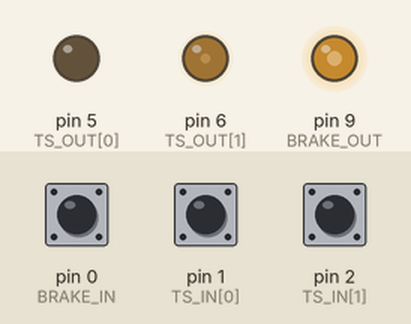
Simulated run of this sketch. Board: Arduino Uno, built with avr-gcc and run on an emulated ATmega328P. On the bench: output pins drawn as LEDs (lit = HIGH). Dashed ring = blinking. The test bench sets the inputs (shaded band); at power-on: pin 1 (TS_IN[0]) HIGH, pin 2 (TS_IN[1]) HIGH, pin 0 (BRAKE_IN) HIGH.

Above: at 1.2 s.
1.3 s: pin 1 (TS_IN[0]) pulled LOW for 1 s
At 1.71 s:
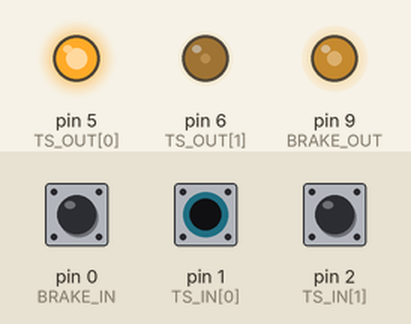
4.3 s: pin 2 (TS_IN[1]) pulled LOW for 3.2 s
At 4.72 s:
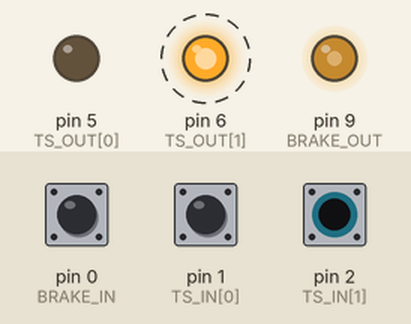
9.0 s: pin 0 (BRAKE_IN) pulled LOW for 0.15 s
At 9.07 s:
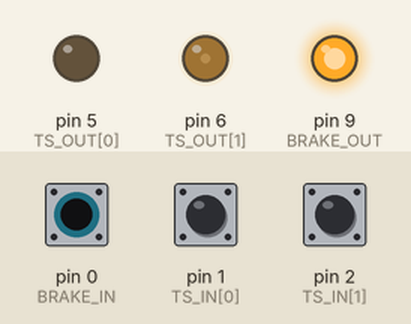
10.6 s: pin 0 (BRAKE_IN) pulled LOW for 3.2 s
At 14.5 s:
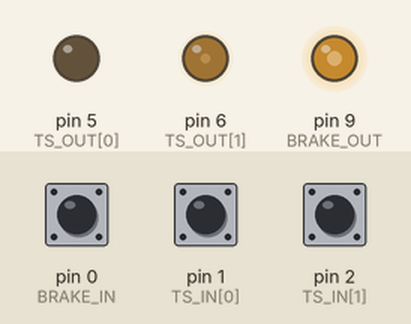
15.3 s: pin 0 (BRAKE_IN) driven LOW and pin 1 (TS_IN[0]) driven LOW
At 15.72 s:
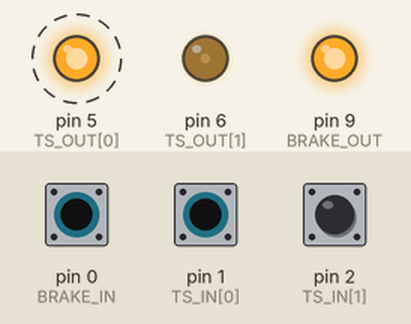
18.3 s: pin 2 (TS_IN[1]) pulled LOW for 1 s
At 18.74 s:
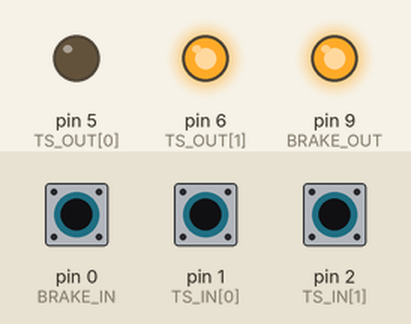
Timing chart, 0 to 22.3 s (numbered marks = the images above; inputs shaded):
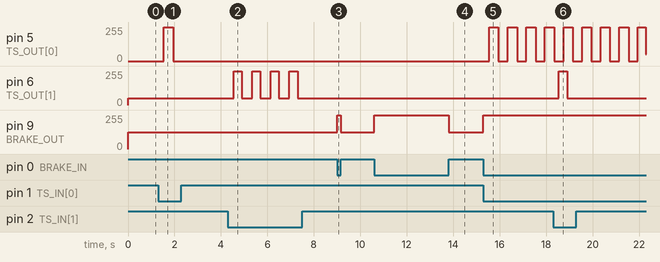

The sketch:

TSramp.ino
```cpp
const int N_TS = 2;
const int TS_IN[] = {1, 2};
const int TS_OUT[] = {5, 6};

const unsigned long NEVER_TRANSITION = -1;
unsigned long transitionTime[N_TS];

int state[N_TS];
// states: 0 totally off b/c switch off
//         1 ramping on
//         2 totally on
//         3 ramping off
//         4 totally off (but will turn on again)
const unsigned long TOTALLY_STATE_MS = 150;
const unsigned long RAMP_STATE_MS = 250;

const unsigned int MAX_PWM = 255;

const int BRAKE_IN = 0;
const int BRAKE_OUT = 9;

void setup() {
  for (int i = 0; i < N_TS; i++) {
    pinMode(TS_IN[i], INPUT_PULLUP);
    pinMode(TS_OUT[i], OUTPUT);
    state[i] = 0;
    transitionTime[i] = NEVER_TRANSITION;
  }
  pinMode(BRAKE_IN, INPUT_PULLUP);
  pinMode(BRAKE_OUT, OUTPUT);
}

void loop() {
   for (int i = 0; i < N_TS; i++) {
     int pinVal = digitalRead(TS_IN[i]) == HIGH ? LOW : HIGH;
     if (pinVal == LOW) {
       state[i] = 0;
       transitionTime[i] = NEVER_TRANSITION;
     }
     else if (state[i] == 0) {
       state[i] = 1;
       transitionTime[i] = millis() + RAMP_STATE_MS;
     }

     if (transitionTime[i] != NEVER_TRANSITION && transitionTime[i] < millis()) {
       state[i]++;
       if (state[i] == 5)
         state[i] = 1;
       transitionTime[i] += (state[i] == 1 || state[i] == 3) ? RAMP_STATE_MS : TOTALLY_STATE_MS;
     }
     int duty = 0;
     switch(state[i]) {
       case 0:
         duty = 0;
         break;
       case 1:
         duty = MAX_PWM -((transitionTime[i] - millis())*MAX_PWM)/RAMP_STATE_MS;
         break;
       case 2:
         duty = MAX_PWM;
         break;
       case 3:
         duty = ((transitionTime[i] - millis())*MAX_PWM)/RAMP_STATE_MS;
         break;
       case 4:
         duty = 0;
         break;
     }
     if (i == 1)
       duty = max(duty, 50);
     analogWrite(TS_OUT[i], duty);
   }


   int brakeVal = digitalRead(BRAKE_IN) == HIGH ? LOW : HIGH;
   if (brakeVal == HIGH)
     analogWrite(BRAKE_OUT, MAX_PWM);
   else
     analogWrite(BRAKE_OUT, MAX_PWM/2);

}
```

Measured:
- after the input at 1.3 s, pin 5 (TS_OUT[0]): 0/255 → 255/255 after 0.25 s, → 0/255 0.40 s later
- after the input at 4.3 s, pin 6 (TS_OUT[1]): alternates 255/255 for 0.35 s and 50/255 for 0.45 s, 8 changes in all, then stays 50/255, starting after 0.25 s
- after the input at 9.0 s, pin 9 (BRAKE_OUT): 127/255 → 255/255 at once, → 127/255 0.15 s later
- after the input at 10.6 s, pin 9 (BRAKE_OUT): 127/255 → 255/255 at once, → 127/255 3.2 s later
- after the input at 15.3 s, pin 5 (TS_OUT[0]): alternates 255/255 for 0.40 s and 0/255 for 0.40 s, starting after 0.25 s; pin 9 (BRAKE_OUT): 127/255 → 255/255 at once
- after the input at 18.3 s, pin 6 (TS_OUT[1]): 50/255 → 255/255 after 0.25 s, → 50/255 0.35 s later
